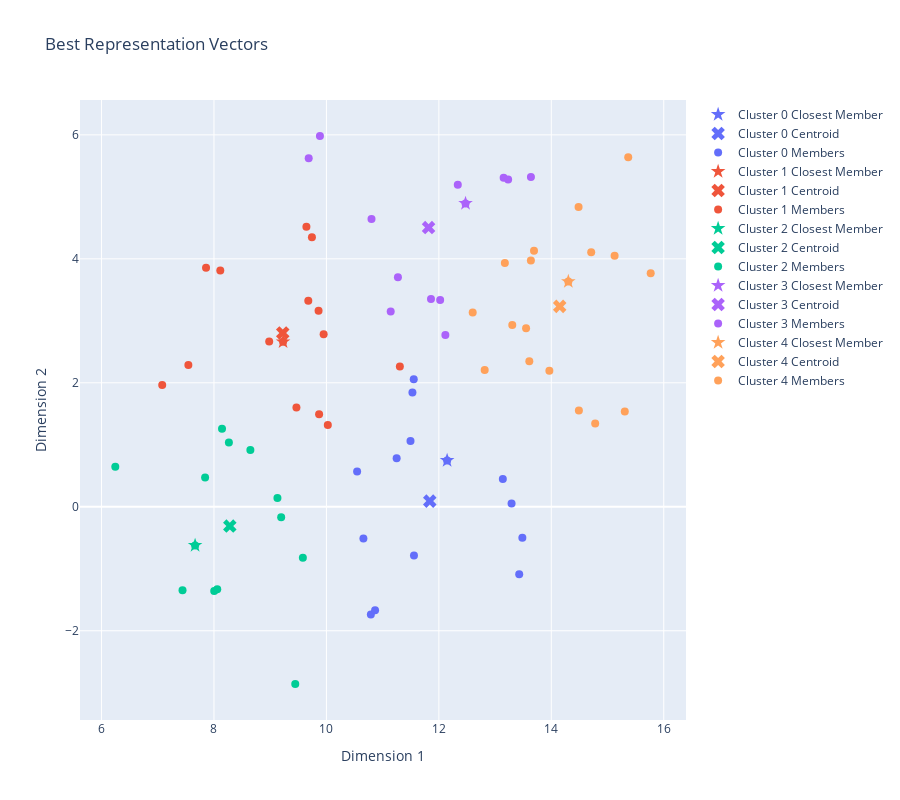

The cell this chart's notebook holds for it:
### Code cell
import numpy as np
import plotly.graph_objects as go
import plotly.express as px

# Calculate centroids for each cluster
centroids = []
closest_member_indices = []
for cluster_label in np.unique(df['Cluster']):
    cluster_points = df[df['Cluster'] == cluster_label][['Dimension 1', 'Dimension 2']]
    centroid = cluster_points.mean()
    centroids.append((centroid, cluster_label))  # Store centroid and cluster label

# Create a scatter plot for the data points
scatter = px.scatter(df, x='Dimension 1', y='Dimension 2', color='Cluster', opacity=0.7, title='Best Representation Vectors ')

# Add centroids and closest members to the scatter plot
for i, (centroid, cluster_label) in enumerate(centroids):
    cluster_color = px.colors.qualitative.Plotly[cluster_label]  # Get cluster color
    
    # Find the index of the closest member to the centroid
    closest_member_idx = df[df['Cluster'] == cluster_label][['Dimension 1', 'Dimension 2']].apply(lambda x: np.linalg.norm(x - centroid), axis=1).idxmin()
    closest_member_indices.append(closest_member_idx)
    closest_member = df.loc[closest_member_idx]
    
    # Plot closest member
    scatter.add_trace(go.Scatter(x=[closest_member['Dimension 1']], y=[closest_member['Dimension 2']], mode='markers', marker=dict(color=cluster_color, symbol='star', size=11), name=f'Cluster {cluster_label} Closest Member'))

    # Plot centroid
    scatter.add_trace(go.Scatter(x=[centroid[0]], y=[centroid[1]], mode='markers', marker=dict(color=cluster_color, symbol='x', size=12), name=f'Cluster {cluster_label} Centroid'))
    
     # Plot cluster members
    cluster_members = df[df['Cluster'] == cluster_label][['Dimension 1', 'Dimension 2']]
    scatter.add_trace(go.Scatter(x=cluster_members['Dimension 1'], y=cluster_members['Dimension 2'], mode='markers', marker=dict(color=cluster_color, symbol='circle', size=8), name=f'Cluster {cluster_label} Members'))

# Hide the color bar
scatter.update_coloraxes(showscale=False)

scatter.update_layout(height=800)

# Show the plot
scatter.show()

### Figure 1 — Plotly figure (JSON) as saved in the notebook; plotly's stock layout.template omitted (floating-point values rounded to 4 significant figures)
{"data": [{"hovertemplate": "Dimension 1=%{x}<br>Dimension 2=%{y}<br>Cluster=%{marker.color}<extra></extra>", "legendgroup": "", "marker": {"color": [1, 2, 2, 2, 2, 2, 2, 2, 2, 2, 2, 1, 1, 1, 1, 1, 1, 1, 3, 2, 3, 2, 2, 0, 0, 0, 3, 0, 0, 0, 0, 0, 0, 0, 1, 1, 3, 3, 4, 4, 3, 3, 0, 0, 1, 3, 4, 4, 4, 3, 3, 3, 3, 3, 4, 4, 4, 4, 4, 4, 4, 4, 4, 4, 4, 4, 4, 1, 1, 1, 0, 0, 1], "coloraxis": "coloraxis", "opacity": 0.7, "symbol": "circle"}, "mode": "markers", "name": "", "orientation": "v", "showlegend": false, "type": "scatter", "x": [7.079, 8.058, 8.004, 7.441, 7.664, 7.842, 8.265, 8.143, 8.647, 9.129, 9.195, 9.229, 8.982, 9.95, 9.86, 7.859, 8.112, 9.677, 9.685, 9.446, 9.885, 6.245, 9.581, 11.56, 10.79, 10.87, 10.8, 13.14, 13.29, 13.48, 13.43, 12.15, 11.5, 11.25, 9.644, 9.742, 11.27, 11.14, 14.49, 14.78, 12.02, 11.86, 11.53, 11.55, 11.31, 12.12, 15.31, 14.3, 15.37, 12.34, 12.47, 13.15, 13.23, 13.64, 13.64, 13.31, 13.55, 13.97, 13.61, 12.82, 12.6, 13.17, 13.69, 14.48, 14.71, 15.13, 15.77, 9.466, 9.87, 10.02, 10.66, 10.55, 7.544], "xaxis": "x", "y": [1.966, -1.33, -1.358, -1.345, -0.6233, 0.4736, 1.035, 1.258, 0.9146, 0.1396, -0.1676, 2.662, 2.665, 2.784, 3.161, 3.857, 3.813, 3.324, 5.623, -2.859, 5.982, 0.6448, -0.8208, -0.784, -1.737, -1.67, 4.644, 0.4502, 0.0549, -0.4994, -1.089, 0.7471, 1.063, 0.7832, 4.516, 4.347, 3.704, 3.152, 1.553, 1.342, 3.336, 3.353, 1.845, 2.057, 2.264, 2.77, 1.536, 3.633, 5.638, 5.196, 4.894, 5.31, 5.28, 5.322, 3.972, 2.931, 2.878, 2.196, 2.35, 2.208, 3.135, 3.932, 4.13, 4.836, 4.107, 4.049, 3.766, 1.601, 1.495, 1.319, -0.5109, 0.5687, 2.286], "yaxis": "y"}, {"marker": {"color": "#636EFA", "size": 11, "symbol": "star"}, "mode": "markers", "name": "Cluster 0 Closest Member", "type": "scatter", "x": [12.15], "y": [0.7471]}, {"marker": {"color": "#636EFA", "size": 12, "symbol": "x"}, "mode": "markers", "name": "Cluster 0 Centroid", "type": "scatter", "x": [11.84], "y": [0.09132]}, {"marker": {"color": "#636EFA", "size": 8, "symbol": "circle"}, "mode": "markers", "name": "Cluster 0 Members", "type": "scatter", "x": [11.56, 10.79, 10.87, 13.14, 13.29, 13.48, 13.43, 12.15, 11.5, 11.25, 11.53, 11.55, 10.66, 10.55], "y": [-0.784, -1.737, -1.67, 0.4502, 0.0549, -0.4994, -1.089, 0.7471, 1.063, 0.7832, 1.845, 2.057, -0.5109, 0.5687]}, {"marker": {"color": "#EF553B", "size": 11, "symbol": "star"}, "mode": "markers", "name": "Cluster 1 Closest Member", "type": "scatter", "x": [9.229], "y": [2.662]}, {"marker": {"color": "#EF553B", "size": 12, "symbol": "x"}, "mode": "markers", "name": "Cluster 1 Centroid", "type": "scatter", "x": [9.223], "y": [2.804]}, {"marker": {"color": "#EF553B", "size": 8, "symbol": "circle"}, "mode": "markers", "name": "Cluster 1 Members", "type": "scatter", "x": [7.079, 9.229, 8.982, 9.95, 9.86, 7.859, 8.112, 9.677, 9.644, 9.742, 11.31, 9.466, 9.87, 10.02, 7.544], "y": [1.966, 2.662, 2.665, 2.784, 3.161, 3.857, 3.813, 3.324, 4.516, 4.347, 2.264, 1.601, 1.495, 1.319, 2.286]}, {"marker": {"color": "#00CC96", "size": 11, "symbol": "star"}, "mode": "markers", "name": "Cluster 2 Closest Member", "type": "scatter", "x": [7.664], "y": [-0.6233]}, {"marker": {"color": "#00CC96", "size": 12, "symbol": "x"}, "mode": "markers", "name": "Cluster 2 Centroid", "type": "scatter", "x": [8.282], "y": [-0.3106]}, {"marker": {"color": "#00CC96", "size": 8, "symbol": "circle"}, "mode": "markers", "name": "Cluster 2 Members", "type": "scatter", "x": [8.058, 8.004, 7.441, 7.664, 7.842, 8.265, 8.143, 8.647, 9.129, 9.195, 9.446, 6.245, 9.581], "y": [-1.33, -1.358, -1.345, -0.6233, 0.4736, 1.035, 1.258, 0.9146, 0.1396, -0.1676, -2.859, 0.6448, -0.8208]}, {"marker": {"color": "#AB63FA", "size": 11, "symbol": "star"}, "mode": "markers", "name": "Cluster 3 Closest Member", "type": "scatter", "x": [12.47], "y": [4.894]}, {"marker": {"color": "#AB63FA", "size": 12, "symbol": "x"}, "mode": "markers", "name": "Cluster 3 Centroid", "type": "scatter", "x": [11.82], "y": [4.505]}, {"marker": {"color": "#AB63FA", "size": 8, "symbol": "circle"}, "mode": "markers", "name": "Cluster 3 Members", "type": "scatter", "x": [9.685, 9.885, 10.8, 11.27, 11.14, 12.02, 11.86, 12.12, 12.34, 12.47, 13.15, 13.23, 13.64], "y": [5.623, 5.982, 4.644, 3.704, 3.152, 3.336, 3.353, 2.77, 5.196, 4.894, 5.31, 5.28, 5.322]}, {"marker": {"color": "#FFA15A", "size": 11, "symbol": "star"}, "mode": "markers", "name": "Cluster 4 Closest Member", "type": "scatter", "x": [14.3], "y": [3.633]}, {"marker": {"color": "#FFA15A", "size": 12, "symbol": "x"}, "mode": "markers", "name": "Cluster 4 Centroid", "type": "scatter", "x": [14.15], "y": [3.233]}, {"marker": {"color": "#FFA15A", "size": 8, "symbol": "circle"}, "mode": "markers", "name": "Cluster 4 Members", "type": "scatter", "x": [14.49, 14.78, 15.31, 14.3, 15.37, 13.64, 13.31, 13.55, 13.97, 13.61, 12.82, 12.6, 13.17, 13.69, 14.48, 14.71, 15.13, 15.77], "y": [1.553, 1.342, 1.536, 3.633, 5.638, 3.972, 2.931, 2.878, 2.196, 2.35, 2.208, 3.135, 3.932, 4.13, 4.836, 4.107, 4.049, 3.766]}], "layout": {"coloraxis": {"colorbar": {"title": {"text": "Cluster"}}, "colorscale": [[0, "#0d0887"], [0.1111, "#46039f"], [0.2222, "#7201a8"], [0.3333, "#9c179e"], [0.4444, "#bd3786"], [0.5556, "#d8576b"], [0.6667, "#ed7953"], [0.7778, "#fb9f3a"], [0.8889, "#fdca26"], [1, "#f0f921"]], "showscale": false}, "height": 800, "legend": {"tracegroupgap": 0}, "title": {"text": "Best Representation Vectors "}, "xaxis": {"anchor": "y", "domain": [0, 1], "title": {"text": "Dimension 1"}}, "yaxis": {"anchor": "x", "domain": [0, 1], "title": {"text": "Dimension 2"}}}}
